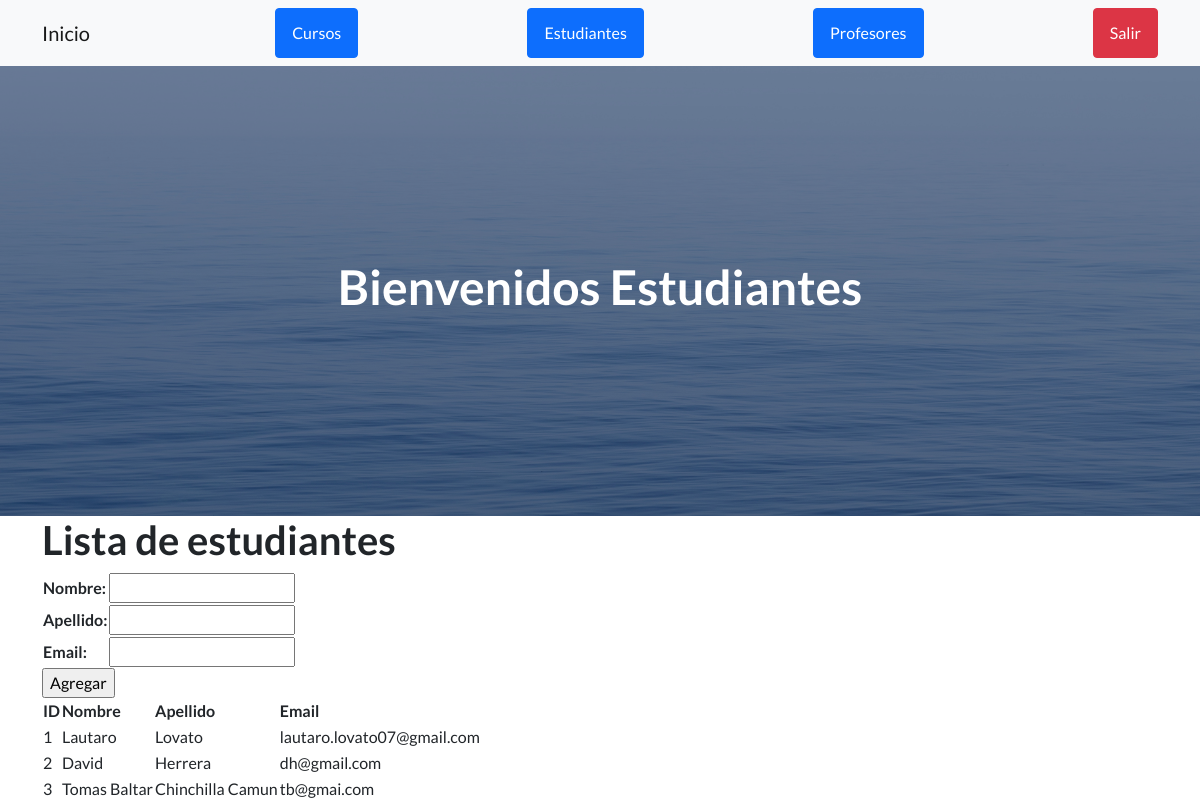
Screenshot of /AppCoder/estudiantes/ with the database file from the repository.
### AppCoder/models.py (models this page shows, shortened)
class Estudiante(models.Model):
    nombre= models.CharField(max_length= 50)
    apellido= models.CharField(max_length= 40)
    email= models.EmailField() # campo de tipo email

### AppCoder/views.py (the view)
# urls.py: path('estudiantes/', estudiantes, name="estudiantes"),
def estudiantes(request):
    if request.method == "POST":
        form = EstudianteForm(request.POST)
        if form.is_valid():
            estudiante = Estudiante()
            estudiante.nombre = form.cleaned_data["nombre"]
            estudiante.apellido = form.cleaned_data["apellido"]
            estudiante.email = form.cleaned_data["email"]
            estudiante.save()
            form = EstudianteForm()
    else:
            form = EstudianteForm()
    estudiantes = Estudiante.objects.all()
    contexto = {"estudiantes" : estudiantes, "form" : form}
    return render(request, "AppCoder/estudiantes.html", contexto)

### AppCoder/forms.py
class EstudianteForm(forms.Form):
    nombre = forms.CharField(max_length= 50)
    apellido = forms.CharField(max_length= 50)
    email = forms.CharField(max_length= 50)

### AppCoder/templates/AppCoder/estudiantes.html (shortened to what this page needs)
{% extends "AppCoder/padre.html" %}
{% load static %}
{% block titulo %}
    <h1> Bienvenidos Estudiantes </h1>
{% endblock %}
{% block contenido_que_cambia %}
    <h1>Lista de estudiantes</h1>
    <form action="" method="post">
        <table>
        {{ form.as_table }}
        </table>
        <input type="submit" value="Agregar">
    </form>
    <table>
        <thead>
            <tr>
                <th> ID </th>
                <th> Nombre </th>
                <th> Apellido </th>
                <th> Email </th>
            </tr>
        </thead>
        <tbody>
            {% for estudiante in estudiantes %}
            <tr>
                <td>
                    {{ estudiante.id }}
                </td>
                <td>
                    {{ estudiante.nombre}}
                </td>
                <td>
                    {{ estudiante.apellido }}
                </td>
                <td>
                    {{ estudiante.email }}
                </td>
            </tr>
            {% endfor %}
        </tbody>
    </table>
{% endblock %}

### rows the page displays
Estudiante: id "1", nombre "Lautaro", apellido "Lovato", email "lautaro.lovato07@gmail.com"
Estudiante: id "2", nombre "David", apellido "Herrera", email "dh@gmail.com"
Estudiante: id "3", nombre "Tomas Baltar", apellido "Chinchilla Camun", email "tb@gmai.com"
